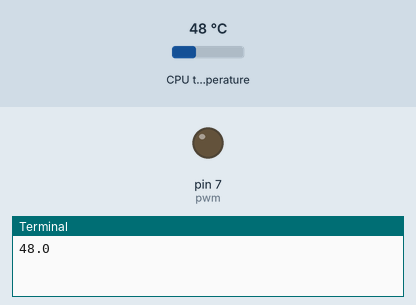
Recording of a program running on a simulated Raspberry Pi (header pin numbers). On the bench: output pins drawn as LEDs (lit = HIGH), the last lines printed to the terminal. Dashed ring = blinking. Inputs (shaded band) come from the test bench; at power-on: CPU temperature 48 °C.

Above: at 1.2 s.
1.3 s: CPU temperature set to 56 °C
11.3 s: CPU temperature set to 59 °C
At 20.01 s:
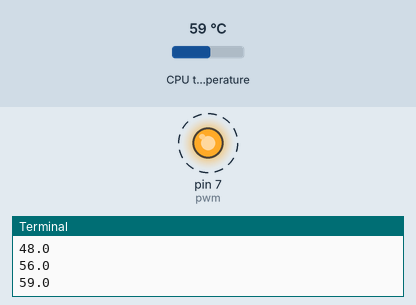
Timing chart, 0 to 27.8 s (numbered marks = the images above; inputs shaded):
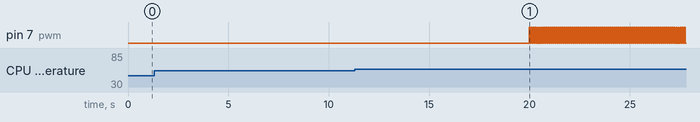

Measured:
- the behaviour switches between 57 and 58 °C on CPU temperature (found by bisection; images 0 and 1)
- after the input at 11.3 s, pin 7 (pwm): alternates HIGH for 0.05 s and LOW for 0.05 s, starting after 8.7 s

The program:

SmartFan.py
```python
import RPi.GPIO as GPIO  #引入函数库
import time
GPIO.setwarnings(False)
GPIO.setmode(GPIO.BOARD)  #设置引脚编号规则
GPIO.setup(7, GPIO.OUT)    #将12号引脚设置成输出模式
pwm=GPIO.PWM(7, 10)
GPIO.output(7, 0)
pwm.start(0)

while True:
 # 获取CPU温度
    tmpFile = open( '/sys/class/thermal/thermal_zone0/temp' )
    cpu_temp_raw = tmpFile.read()
    tmpFile.close()
    cpu_temp = round(float(cpu_temp_raw)/1000, 1)
    print (cpu_temp)
    #如果温度大于47`C，就启动风扇
    if cpu_temp >= 58 :
         pwm.ChangeDutyCycle(cpu_temp-10)
    #如果温度小于42`C，就关闭风扇
    if cpu_temp <= 46 :
        #GPIO.output(12, 0)
        pwm.ChangeDutyCycle(0)
    time.sleep(10)
GPIO.cleanup()
```
